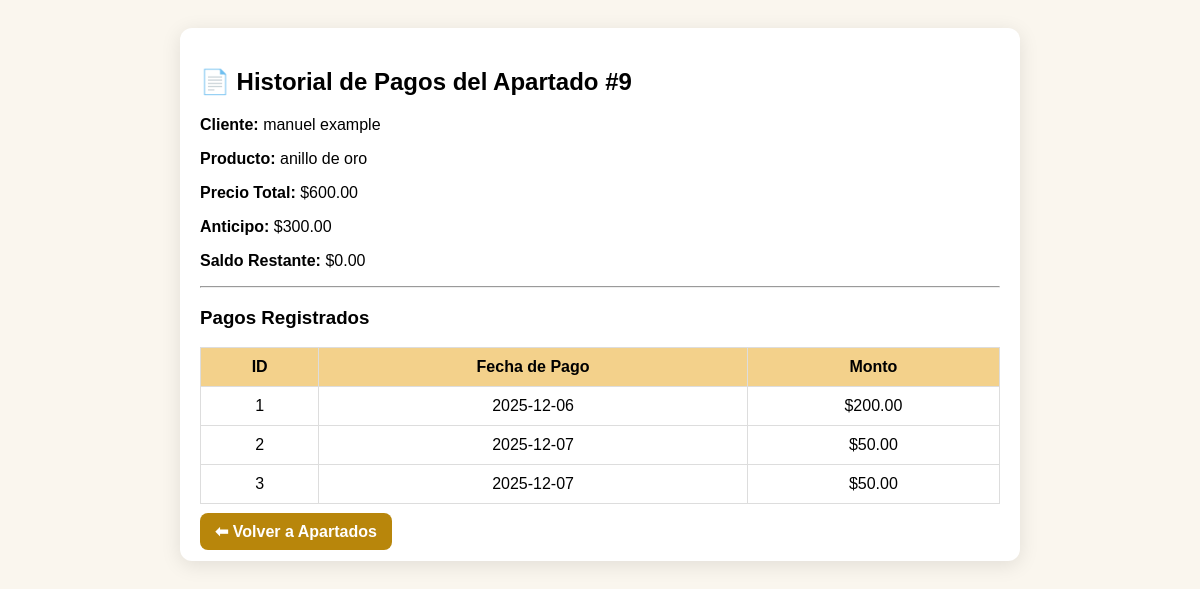
Screenshot of /historial_pagos.php?id=9 with the database file from the repository.
### tables this page shows
CREATE TABLE `apartados` (
  `id` int(11) NOT NULL,
  `cliente_id` int(11) DEFAULT NULL,
  `producto_id` int(11) DEFAULT NULL,
  `fecha_apartado` date DEFAULT NULL,
  `fecha_limite` date DEFAULT NULL,
  `anticipo` decimal(10,2) DEFAULT NULL,
  `saldo_restante` decimal(10,2) DEFAULT NULL,
  `estatus` enum('Pendiente','Liquidado') DEFAULT 'Pendiente'
);

CREATE TABLE `clientes` (
  `id` int(11) NOT NULL,
  `nombre` varchar(100) NOT NULL,
  `telefono` varchar(20) DEFAULT NULL,
  `email` varchar(100) DEFAULT NULL,
  `direccion` varchar(200) DEFAULT NULL,
  `observacion` varchar(150) NOT NULL,
  `fecha_registro` timestamp NOT NULL DEFAULT current_timestamp()
);

CREATE TABLE `productos` (
  `id` int(11) NOT NULL,
  `nombre` varchar(100) NOT NULL,
  `descripcion` text DEFAULT NULL,
  `tipo` varchar(50) DEFAULT NULL,
  `material` varchar(50) DEFAULT NULL,
  `color` varchar(100) NOT NULL,
  `precio` int(11) NOT NULL,
  `cantidad` int(11) NOT NULL,
  `id_proveedor` int(11) DEFAULT NULL,
  `codigo` varchar(50) DEFAULT NULL
);

CREATE TABLE `pagos_apartado` (
  `id` int(11) NOT NULL,
  `apartado_id` int(11) NOT NULL,
  `fecha_pago` date NOT NULL,
  `monto` decimal(10,2) NOT NULL,
  `saldo_restante` decimal(10,2) NOT NULL,
  `metodo_pago` varchar(50) DEFAULT 'Efectivo'
);

### historial_pagos.php (the view, shortened to what this page needs)
<?php
require __DIR__ . "/db.php";
$apartado_id = intval($_GET['id']);
$sql = "SELECT a.*, c.nombre AS cliente, p.nombre AS producto, p.precio
        FROM apartados a
        LEFT JOIN clientes c ON a.cliente_id = c.id
        LEFT JOIN productos p ON a.producto_id = p.id
        WHERE a.id = ?";
$stmt = $conn->prepare($sql);
$stmt->bind_param("i", $apartado_id);
$stmt->execute();
$apartado = $stmt->get_result()->fetch_assoc();
$pagos = $conn->prepare("SELECT * FROM pagos_apartado WHERE apartado_id = ? ORDER BY fecha_pago ASC");
$pagos->bind_param("i", $apartado_id);
$pagos->execute();
$lista_pagos = $pagos->get_result();
?>
<!DOCTYPE html>
<html lang="es">
<head>
</head>
<body>
<div class="container">
    <h2>📄 Historial de Pagos del Apartado #<?= $apartado['id'] ?></h2>
    <p><strong>Cliente:</strong> <?= htmlspecialchars($apartado['cliente']) ?></p>
    <p><strong>Producto:</strong> <?= htmlspecialchars($apartado['producto']) ?></p>
    <p><strong>Precio Total:</strong> $<?= number_format($apartado['precio'], 2) ?></p>
    <p><strong>Anticipo:</strong> $<?= number_format($apartado['anticipo'], 2) ?></p>
    <p><strong>Saldo Restante:</strong> $<?= number_format($apartado['saldo_restante'], 2) ?></p>
    <hr>
    <h3>Pagos Registrados</h3>
    <?php if ($lista_pagos->num_rows > 0): ?>
        <table>
            <tr>
                <th>ID</th>
                <th>Fecha de Pago</th>
                <th>Monto</th>
            </tr>
            <?php while ($p = $lista_pagos->fetch_assoc()): ?>
                <tr>
                    <td><?= $p['id'] ?></td>
                    <td><?= $p['fecha_pago'] ?></td>
                    <td>$<?= number_format($p['monto'], 2) ?></td>
                </tr>
            <?php endwhile; ?>
        </table>
    <?php else: ?>
        <p style="color:#777;">No hay pagos registrados aún.</p>
    <?php endif; ?>
    <br>
    <a href="apartados.php" class="btn">⬅ Volver a Apartados</a>
</div>
</body>
</html>

### historial_pagos.php (style rules this page uses)
body { font-family: Arial, sans-serif; background: #faf6ee; padding: 20px; }
.container { background: #fff; padding: 20px; border-radius: 12px; box-shadow: 0px 4px 20px rgba(0,0,0,0.1); width: 800px; margin: auto; }
table { width: 100%; border-collapse: collapse; margin-top: 15px; }
th, td { padding: 10px; border: 1px solid #ddd; text-align: center; }
th { background: #f3d18b; }
.btn { background: #b8860b; color: white; padding: 10px 15px; border-radius: 8px; text-decoration: none; font-weight: bold; }

### rows the page displays
apartados: id "9", cliente.nombre "manuel example", producto.nombre "anillo de oro", producto.precio "600.00", anticipo "300.00", saldo_restante "0.00"
pagos_apartado: id "1", fecha_pago "2025-12-06", monto "200.00"
pagos_apartado: id "2", fecha_pago "2025-12-07", monto "50.00"
pagos_apartado: id "3", fecha_pago "2025-12-07", monto "50.00"
